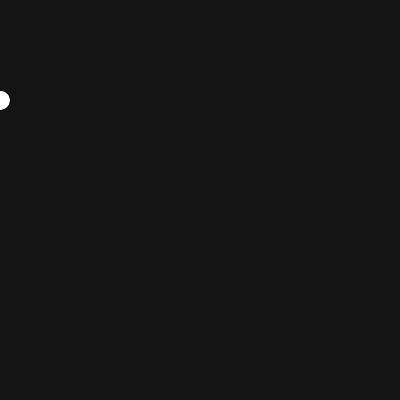
Frame 1 (no input)
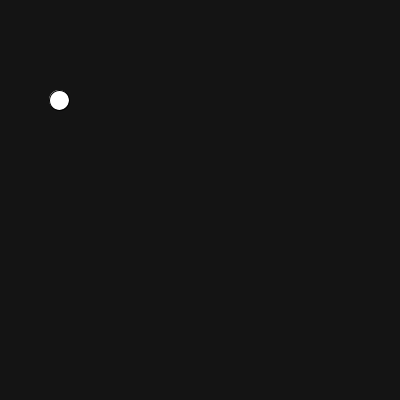
Frame 60 (the mouse pressed at the canvas centre just before this capture)
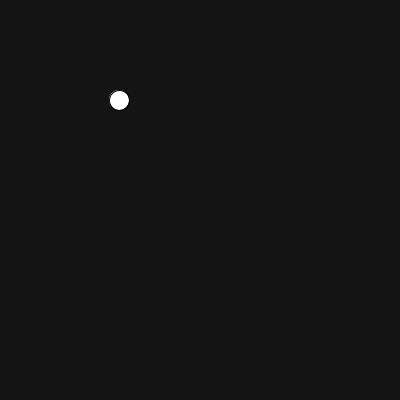
Frame 120 (the mouse held since frame 60 and released just before this capture)

The Processing sketch that drew these frames (run headless with seeded random() and noise(); from frame 60 on, the mouse is pressed at the canvas centre):

// Processing sketch: NEVERENDING_CIRCLE
// ── NEVERENDING_CIRCLE.pde
  int x=0;
void setup(){
size(400,400);



}
void draw (){
if (x > 400){
  x=0;}
background(20,20,20);
 ellipse(x,100,20,20);
  x=x+1;
  
}
